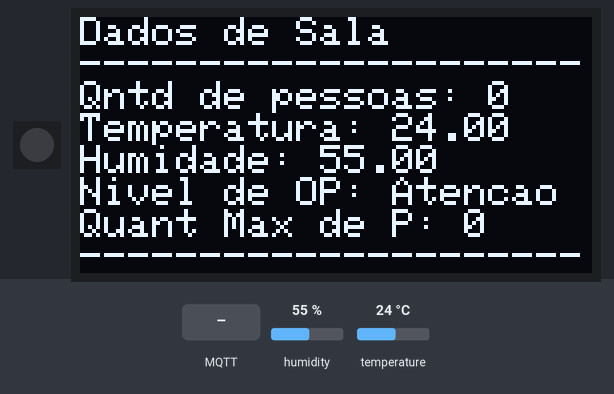
The sketch below on a simulated ESP32-S3. On the bench: 1 RGB LEDs in strip order, left to right, 128×64 one-colour display. The inputs (shaded band) are chosen by the test bench; at power-on: humidity 55 %, temperature 24 °C. WiFi joins after 1.5 s; servers stay silent unless stated; random numbers use the default seed unless the sketch sets one; no MQTT or app messages arrive unless stated; what the sketch prints to the serial monitor is not drawn.

Above: at 4.7 s.
4.8 s: humidity set to 22 %
At 7.3 s:
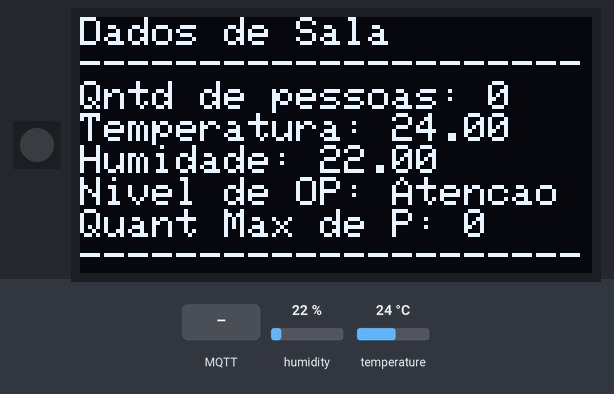
7.6 s: MQTT message "1" arrives on the first subscribed topic
At 9.9 s:
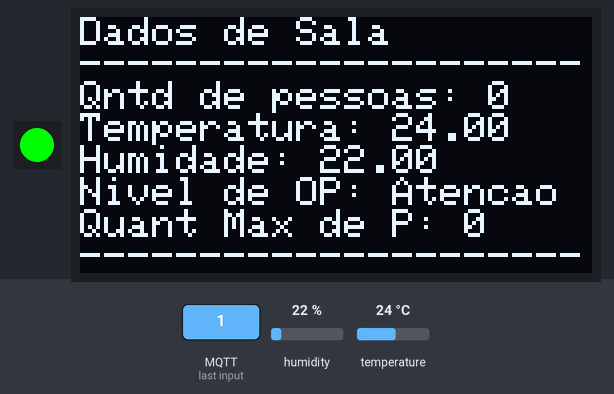
10.2 s: temperature set to 12 °C
At 12.4 s:
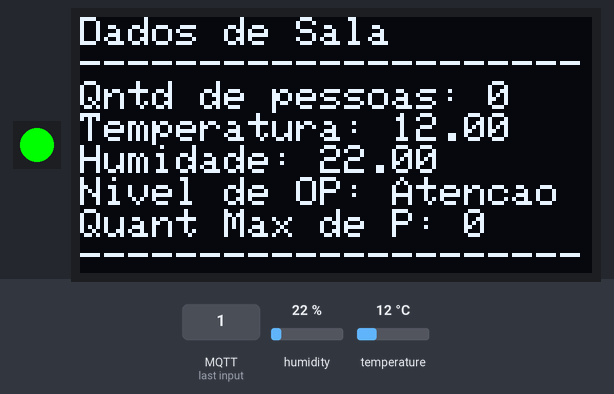
12.7 s: humidity set to 40 %
At 15.0 s:
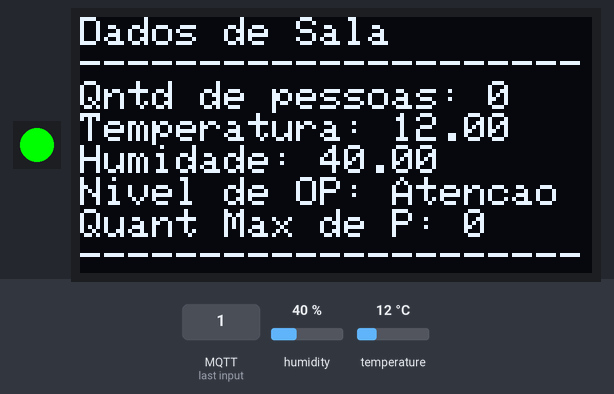
15.3 s: temperature set to 19 °C
Timing chart, 0 to 18.3 s (numbered marks = the images above; inputs shaded):
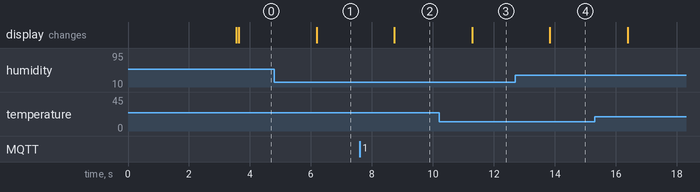

The sketch:

prova-pratica-p1_-_Copia.ino
```cpp
#include <WiFi.h>
#include <PubSubClient.h>
#include <ArduinoJson.h>
#include <Wire.h>
#include <Adafruit_GFX.h>
#include <Adafruit_SSD1306.h>
#include <Adafruit_NeoPixel.h>
#include <DHT.h>
#include <WiFiClientSecure.h>

#define LED_PIN 8
#define NUMPIXELS 1

#define SCREEN_WIDTH 128
#define SCREEN_HEIGHT 64

#define I2C_SCK 21
#define I2C_SDA 20

#define DHTPIN 9
#define DHTTYPE DHT11

Adafruit_NeoPixel pixels(NUMPIXELS, LED_PIN, NEO_GRB + NEO_KHZ800);

DHT dht11(DHTPIN, DHTTYPE);
Adafruit_SSD1306 tela(SCREEN_WIDTH, SCREEN_HEIGHT, &Wire, -1);

const String SSID = "Dudunet";
const String PSWD = "dudu1234";

const char* brokerUser = "dududamassa";
const char* brokerPass = "Dudu1234";
const String brokerUrl = "224a031c7e714f00b6f5367683fd460c.s1.eu.hivemq.cloud";
const int port = 8883;

const char* Topic_LWT = "ProvaPratica/IoT/Status1";
const int QoS_LWT = 1;
const bool Retain_LWT = true;

String status_esp1 = "Offline";
String status_esp2 = "Offline";

int pessoas = 0;
int nivel_op = 0;

int temperature = 0;
int humidity = 0;

WiFiClientSecure espClient;
PubSubClient mqttClient(espClient);


String message = "";
JsonDocument doc;

void ConectarWifi(){
  Serial.println("Iniciando conaxão com rede WiFi");
  WiFi.begin(SSID, PSWD);
  int retry_count = 0;
  while (WiFi.status() != WL_CONNECTED && retry_count < 20) {
    Serial.print(".");
    delay(500);
    retry_count++;
  }
  if (WiFi.status() == WL_CONNECTED) {
    Serial.println("\nConectado");
  } else {
    Serial.println("\nFalha ao conectar");
  }
}

void callback(char* topico, byte* payload, unsigned long length){
    String mensagem = "";
    for(int i=0; i < length; i++){
      mensagem += (char) payload[i];
    }
    JsonDocument doc;
    if(strcmp(topico, "ProvaPratica/IoT/QntdPessoas") == 0){
      DeserializationError error = deserializeJson(doc,mensagem);
      if(!error){
      int quantidade = doc["quantidade"];
      pessoas = quantidade;

      Serial.print(quantidade);

      if(quantidade <= 10){
        pixels.setPixelColor(0, pixels.Color(0, 255, 0));
        pixels.setBrightness(255);
        pixels.show();
      } else if(quantidade > 10 && quantidade <= 15){
        pixels.setPixelColor(0, pixels.Color(255, 200, 0));
        pixels.setBrightness(255);
        pixels.show();
      } else{
        pixels.setPixelColor(0, pixels.Color(255, 0, 0));
        pixels.setBrightness(255);
        pixels.show();
      }
    }
  }else if(strcmp(topico, "ProvaPratica/IoT/QntdPessoasMax") == 0){
    DeserializationError error = deserializeJson(doc,mensagem);
    if(!error){
      int max = doc["max"];
      nivel_op = max;

      Serial.print(max);
    }
  }
}

void ConectarBroker(){
  Serial.println("Conectando ao broker...");
  mqttClient.setServer(brokerUrl.c_str(),port);
  String userId = "ESP-SLA";
  JsonDocument doc;
  while(!mqttClient.connected()){
    userId += String(random(0xffff), HEX);
    status_esp1 = "Offline";
    doc["status_esp1"] = status_esp1;
    serializeJson(doc, message);
    mqttClient.connect(userId.c_str(), //erro de conexão
                       brokerUser,
                       brokerPass,
                       Topic_LWT,
                       QoS_LWT,
                       Retain_LWT,
                       message.c_str());

    Serial.print(".");
    delay(2000);
  }
  status_esp1 = "Online";
  doc["status_esp1"] = status_esp1;
  serializeJson(doc, message);

  mqttClient.publish(Topic_LWT, message.c_str(), Retain_LWT);
  mqttClient.setCallback(callback);
  mqttClient.subscribe("ProvaPratica/IoT/QntdPessoas");
  mqttClient.subscribe("ProvaPratica/IoT/QntdPessoasMax");
  Serial.println("Conectado com Sucesso!");
}

void setup() {
  Serial.begin(115200);
  dht11.begin();
  espClient.setInsecure();
  ConectarWifi();
  ConectarBroker();
  pixels.begin();
  pinMode(LED_PIN, OUTPUT);
  Wire.begin(I2C_SDA, I2C_SCK);
  tela.begin(SSD1306_SWITCHCAPVCC, 0x3C);
  tela.setTextColor(SSD1306_WHITE);
  tela.clearDisplay();
}

long start = 0;

void loop() {
  start = millis();
  JsonDocument doc;
  if(WiFi.status() != WL_CONNECTED){
    Serial.println("Conexão Wi-Fi perdida");
    ConectarWifi();
  }

  if(!mqttClient.connected()){
    Serial.println("Conexão Broker perdida");
    ConectarBroker();
  }

  Serial.println("1");

  // int result = dht11.readTemperatureHumidity(temperature, humidity);
  float temperature = dht11.readTemperature();
  float humidity = dht11.readHumidity();

  tela.clearDisplay();
  tela.setTextSize(0);
  tela.setCursor(0,0);
  tela.println("Dados de Sala");
  tela.println("---------------------");
  tela.print("Qntd de pessoas: ");
  tela.println(pessoas);//quantidade de pessoas
  tela.print("Temperatura: ");
  tela.println(temperature);//temperatura
  tela.print("Humidade: ");
  tela.println(humidity);//humidade
  tela.print("Nivel de OP: ");
  if (pessoas > nivel_op * 1/*porcentagem desejada*/){
    tela.println("Livre");
  } else if(pessoas >= nivel_op * 1/*porcentagem desejada*/ &&  pessoas <= nivel_op * 1/*porcentagem desejada*/){
    tela.println("Atencao");
  } else{
    tela.println("Alerta");
  }
  tela.print("Quant Max de P: ");
  tela.println(nivel_op);
  tela.println("---------------------");
  tela.display();

  Serial.println("2");

  doc["temperature"] = temperature;
  doc["humidity"] = humidity;
  serializeJson(doc, message);
  mqttClient.publish("ProvaPratica/IoT/DHT", message.c_str());

  pixels.show();

  Serial.println("3");

  mqttClient.loop();
  Serial.println(millis()- start);
  delay(2500);
}
```

Measured:
- after the input at 4.8 s, the display: changes after 1.4 s (image 1)
- after the input at 10.2 s, the display: changes after 1.1 s (image 3)
- after the input at 12.7 s, the display: changes after 1.1 s (image 4)
